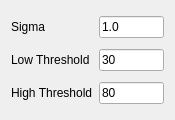
<?xml version="1.0" encoding="UTF-8"?>
<ui version="4.0">
 <class>filterCanny</class>
 <widget class="QWidget" name="filterCanny">
  <property name="geometry">
   <rect>
    <x>0</x>
    <y>0</y>
    <width>175</width>
    <height>120</height>
   </rect>
  </property>
  <property name="windowTitle">
   <string>Form</string>
  </property>
  <layout class="QGridLayout" name="gridLayout">
   <item row="0" column="0">
    <widget class="QLabel" name="lbSigma">
     <property name="text">
      <string>Sigma</string>
     </property>
    </widget>
   </item>
   <item row="1" column="0">
    <widget class="QLabel" name="lbLowThreshold">
     <property name="text">
      <string>Low Threshold</string>
     </property>
    </widget>
   </item>
   <item row="0" column="1">
    <widget class="QLineEdit" name="leSigma">
     <property name="text">
      <string notr="true">1.0</string>
     </property>
    </widget>
   </item>
   <item row="2" column="0">
    <widget class="QLabel" name="lbHighThreshold">
     <property name="text">
      <string>High Threshold</string>
     </property>
    </widget>
   </item>
   <item row="1" column="1">
    <widget class="QLineEdit" name="leLowThreshold">
     <property name="inputMask">
      <string>009</string>
     </property>
     <property name="text">
      <string>30</string>
     </property>
    </widget>
   </item>
   <item row="2" column="1">
    <widget class="QLineEdit" name="leHighThreshold">
     <property name="inputMask">
      <string>009</string>
     </property>
     <property name="text">
      <string>80</string>
     </property>
    </widget>
   </item>
  </layout>
 </widget>
 <resources/>
 <connections/>
</ui>
